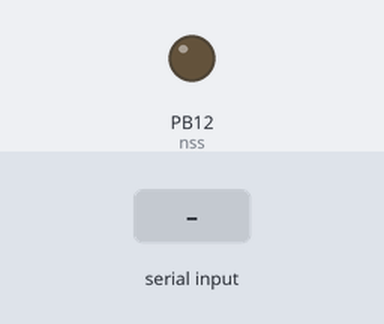
This sketch was run on a simulated STM32 Blue Pill. Shown: output pins drawn as LEDs (lit = HIGH). The test bench sets the inputs (shaded band). What the sketch prints to the serial monitor is not drawn.

Above: at 0.01 s.
At 1.2 s:
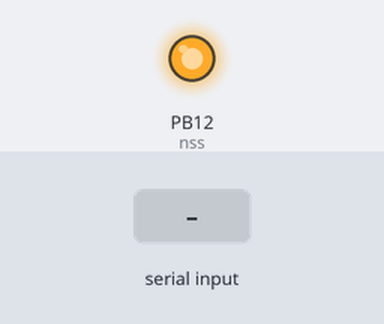
1.3 s: byte 30 received over Serial
Timing chart, 0 to 4.3 s (numbered marks = the images above; inputs shaded):
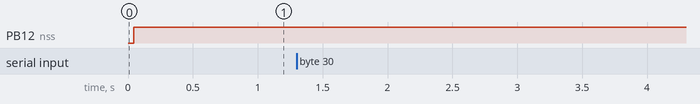

The sketch:

LoRaCal.ino
```cpp
#define nss PB12
#include "SPI.h"
void wRFM(byte ad, byte val);
void bwRFM(byte ad, byte vals[], int n);
byte rRFM(byte ad);
void brRFM(byte ad, byte vals[], byte len);
void setFrequency(uint32_t frequency);
void enterMode(uint32_t mode, bool lora = false);

//Module config
const uint32_t Fosc_nom = 32000000;
uint32_t Fosc = Fosc_nom;
bool low_frequency = false;
uint8_t LNAGain = 1; //Max LNA gain
uint8_t RSSIsamples = 0x06; //Average 128 samples for each RSSI result
uint8_t RxBw = 0x17; //Rx bandwidth control = 2.6kHz

//Expected peak frequency
uint32_t expectedPeak = 907200000;
uint32_t sweepIncrement = 250;
uint32_t maxOffset = 75000;
float rssiThresh = -105;

void setup() {
  // put your setup code here, to run once:
  pinMode(nss,OUTPUT);
  digitalWrite(nss,HIGH);
  Serial.begin(115200);

  SPI.setModule(2);
  SPI.begin();
  //Serial.println(rRFM(0x42), HEX);
  enterMode(0, true); //sleep
  delay(5);
  enterMode(0, false); //sleep
  delay(5);
  enterMode(1); //standby
  delay(5);
      setFrequency(expectedPeak);

  wRFM(0x0e, RSSIsamples & 0x07); //no RSSI offset; x RSSI averaging samples
  wRFM(0x12, RxBw);
  wRFM(0x0D, 0x00); //disable AGC and other automatic crud
  wRFM(0x31, 0x00); //continuous not packet mode
  wRFM(0x14, 0x10); //disable bit sync
}

bool calibrate(uint32_t &measuredFreq, float &measuredRSSI, uint32_t &calibFosc) {
  uint32_t Fstart = expectedPeak - maxOffset;
  uint32_t Fend = expectedPeak + maxOffset;

  float peakRSSI = -129;
  uint32_t peakFreq = expectedPeak;

  for(uint32_t freq = Fstart; freq < Fend; freq += sweepIncrement) {
      enterMode(1); //standby
      setFrequency(freq);
      enterMode(4); //FSRx
      delay(5);
      enterMode(5); //Rx
      delay(100);
      float rssi = 0 - (int)(rRFM(0x11)) / 2.0;
      if(rssi > peakRSSI) {
        peakRSSI = rssi;
        peakFreq = freq;
      }
  }
   enterMode(1); //standby
  if(peakRSSI > rssiThresh) {

    measuredFreq = peakFreq;
    measuredRSSI = peakRSSI;
    calibFosc = (((uint64_t)Fosc * expectedPeak) / peakFreq);
    return true;
  } else {

    measuredFreq = peakFreq;
    measuredRSSI = peakRSSI;
    return false;
  }
}

void loop() {
  // put your main code here, to run repeatedly:
  if(Serial.available()) {
    char c = Serial.read();
    uint32_t measuredFreq, newFosc;
    float measuredRSSI;
    Serial.print("Starting calibration using ");
    Serial.print(expectedPeak * 1e-6);
    Serial.println("MHz reference");
    if(calibrate(measuredFreq, measuredRSSI, newFosc)) {
      Serial.println("Calibration successful");
      Serial.print("Peak of ");
      Serial.print(measuredRSSI);
      Serial.print("dBm found at ");
      Serial.print(measuredFreq);
      Serial.println("Hz");
      Serial.print("New Fosc = ");
      Serial.print(newFosc);
      Serial.print("Hz (");
      Serial.print(((int)newFosc - (int)Fosc) / (newFosc * 1e-6));
      Serial.println(" ppm offset)");
      Fosc = newFosc;
    } else {
      Serial.println("Calibration failed");
      Serial.print("Peak of ");
      Serial.print(measuredRSSI);
      Serial.print(" found at ");
      Serial.print(measuredFreq * 1e-6);
      Serial.println("MHz");
    }
  }
}

void enterMode(uint32_t mode, bool lora) {
  //OOK modulation; specified freq band
  wRFM(0x01, (lora << 7) | (0x01 << 5) | (mode & 0x07));
  //Serial.println(rRFM(0x01));
}

void setFrequency(uint32_t frequency) {
    uint32_t freqVal = ((uint64_t)(frequency) << 19ULL) / Fosc;

    wRFM(0x06, (freqVal >> 16) & 0xFF);
    wRFM(0x07, (freqVal >> 8) & 0xFF);
    wRFM(0x08, (freqVal) & 0xFF);

}

void wRFM(byte ad, byte val) {//single byte write
    digitalWrite(nss,LOW);
    SPI.transfer(ad | 128);//set wrn bit - WRITE = 1
    SPI.transfer(val);
    digitalWrite(nss,HIGH);
};


void bwRFM(byte ad, byte vals[], int n){//burst write - less efficient but faster
    //for multiple bits
    //(less efficient for singles due to array overhead etc)
    digitalWrite(nss,LOW);
    SPI.transfer(ad | 128);//set wrn bit - WRITE = 1
    for(int i = 0;i<n;i++)
        SPI.transfer(vals[i]);

    digitalWrite(nss,HIGH);
};

byte rRFM(byte ad){//single byte read
    digitalWrite(nss,LOW);
    SPI.transfer(ad & B01111111);//wrn bit low
    byte val = SPI.transfer(0);//read, but we still have to spec a value?
    digitalWrite(nss,HIGH);
    return val;
};

void brRFM(byte ad, byte vals[], byte len){//burst read - slower for singles due to
    digitalWrite(nss,LOW);   //overhead of working with arrays
    SPI.transfer(ad & 0x7F);//wrn bit low
    for(int i = 0;i<len;i++){
        vals[i] = SPI.transfer(0);
    }

   digitalWrite(nss,HIGH);
};
```
